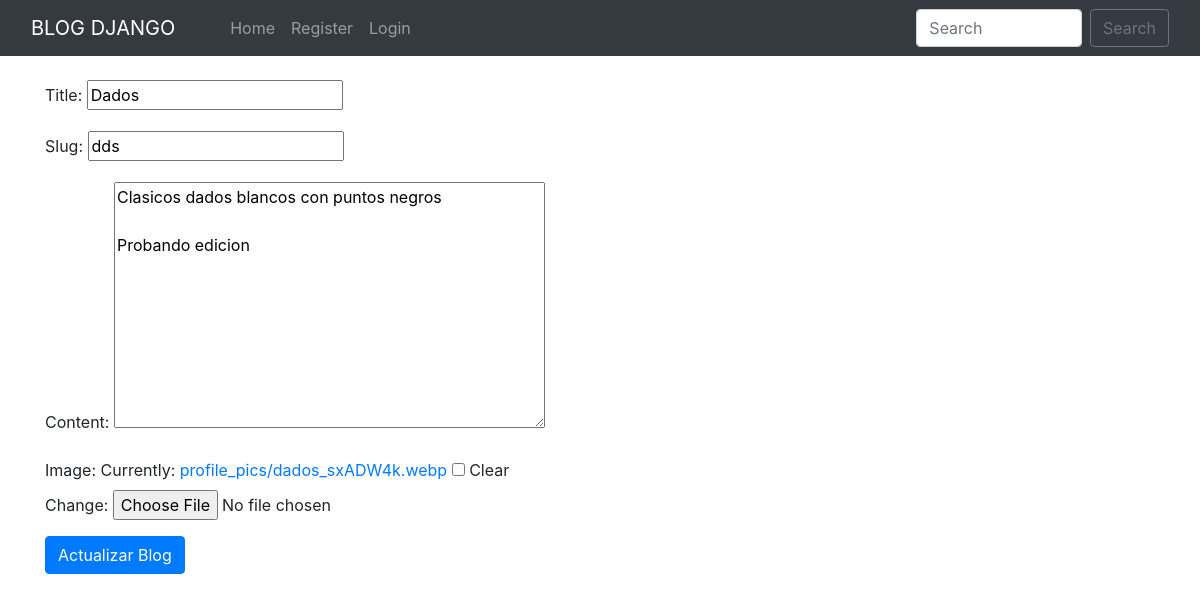
The app's page /edit_blog_post/dds/ with its own data.
### home/models.py (models this page shows, shortened)
class BlogPost(models.Model):
    title=models.CharField(max_length=255)
    author= models.ForeignKey(User, on_delete=models.CASCADE)
    slug=models.CharField(max_length=130)
    content=models.TextField()
    image = models.ImageField(upload_to="profile_pics", blank=True, null=True)
    dateTime=models.DateTimeField(auto_now_add=True)

### home/views.py (the view)
# urls.py: path("edit_blog_post/<str:slug>/", UpdatePostView.as_view(), name="edit_blog_post"),
class UpdatePostView(UpdateView):
    model = BlogPost
    template_name = 'edit_blog_post.html'
    fields = ['title', 'slug', 'content', 'image']

### home/templates/edit_blog_post.html (shortened to what this page needs)
{% extends 'base.html' %}
{% block body %}
<form enctype="multipart/form-data" method="POST"> {% csrf_token %}
<div class="container mt-4">
{{ form.as_p }}
<button class="btn btn-primary">Actualizar Blog</button>
</div>
</form>
{% endblock %}

### records on screen
BlogPost: title "Dados", slug "dds", content "Clasicos dados blancos con puntos negros Probando edicion"
